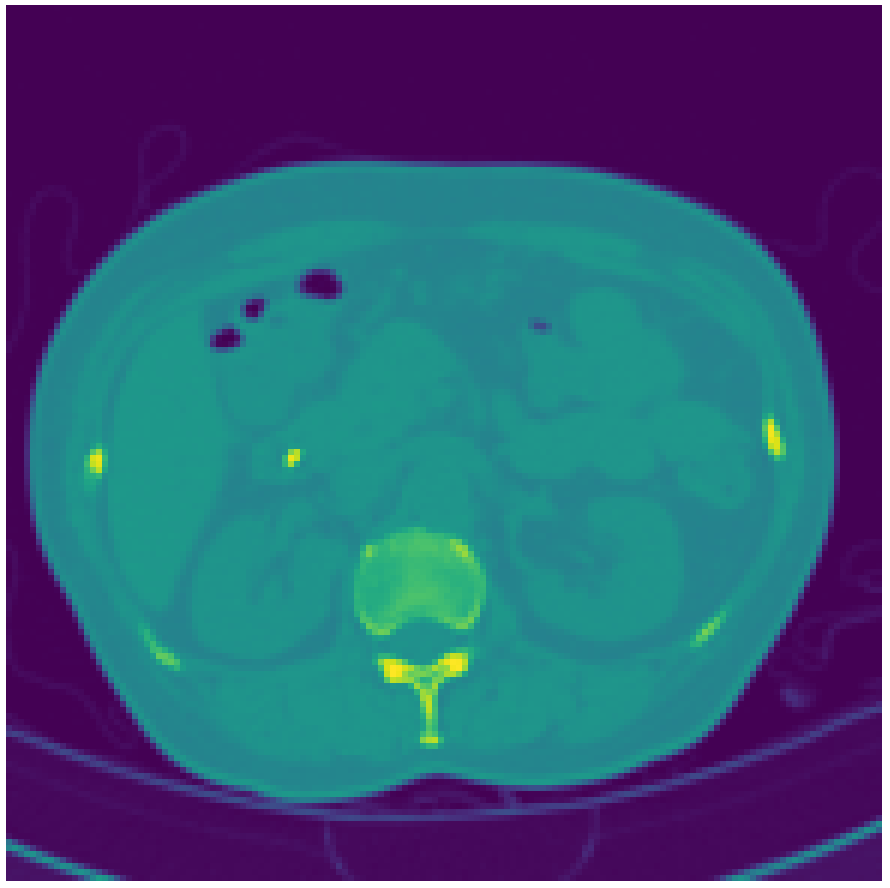
#> input picture cyclegan-ct-abdomen/img_samples/orig.png, 890 x 888 px
$ python img_subtractor.py
#> lines starting #> are read from the running program, lines starting #| are printed output that depends on the picture
import cv2
import os

# read images
original = cv2.imread('orig.png')
#> original is the input picture: shape (888, 890, 3); mean B, G, R 120.9, 87.3, 56
translated = cv2.imread('trans.png')
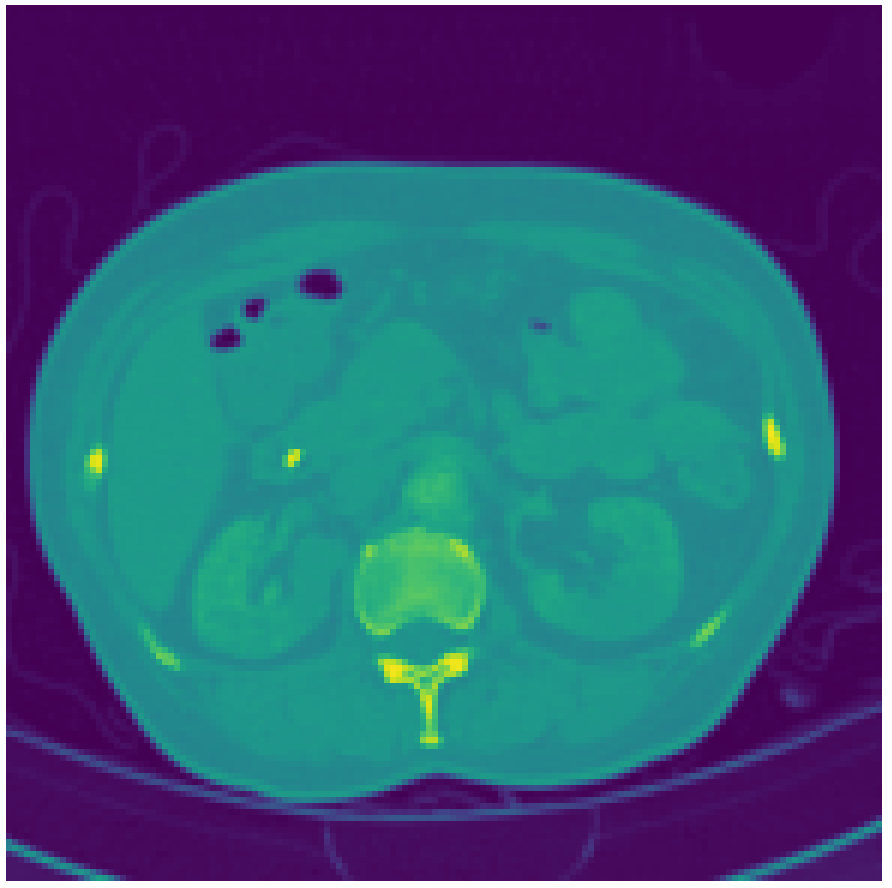
#> input picture cyclegan-ct-abdomen/img_samples/trans.png, 892 x 888 px
#> translated is the input picture: shape (888, 892, 3); mean B, G, R 121.4, 90.7, 56.3
reconstructed = cv2.imread('recon.png')
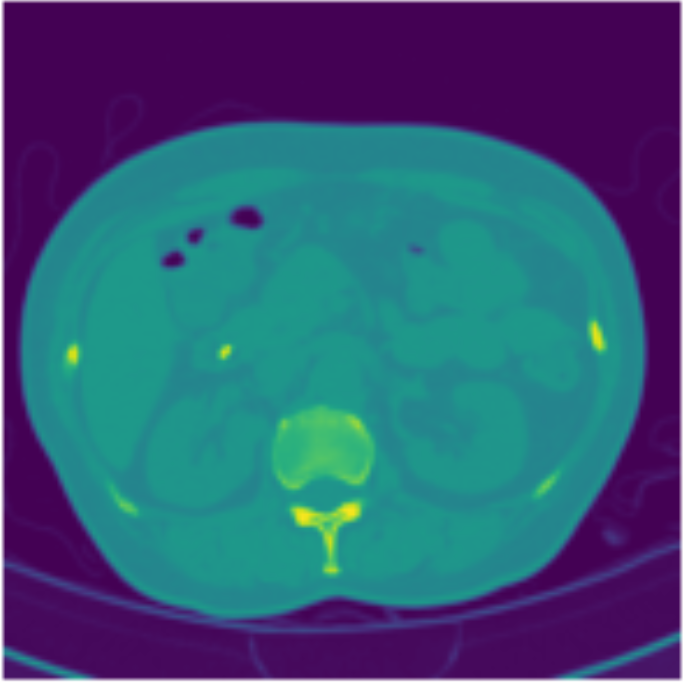
#> input picture cyclegan-ct-abdomen/img_samples/recon.png, 686 x 684 px
#> reconstructed is the input picture: shape (684, 686, 3); mean B, G, R 119.7, 87, 54.2

# resize images
dim = (512, 512)
og_r = cv2.resize(original, dim)
trans_r = cv2.resize(translated, dim)
recon_r = cv2.resize(reconstructed, dim)

# subtract images
trans_og_diff = cv2.subtract(trans_r, og_r)
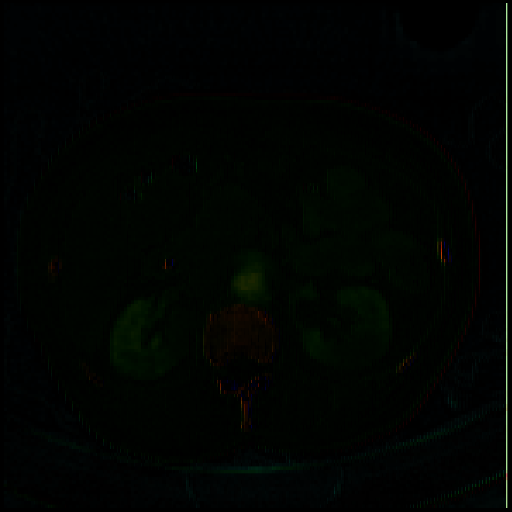
#> trans_og_diff: shape (512, 512, 3); mean B, G, R 1.3, 3.8, 0.9
trans_recon_diff = cv2.subtract(trans_r, recon_r)
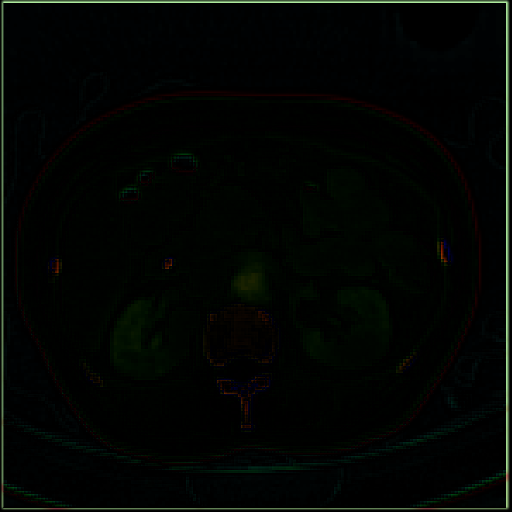
#> trans_recon_diff: shape (512, 512, 3); mean B, G, R 2.8, 5.3, 2.7
og_recon_diff = cv2.subtract(og_r, recon_r)

# save images
directory = '/cvib2/apps/personal/swelland/sandbox/gan/cyclegan-ct-abdomen/img_samples'
path_1 = os.path.join(directory, 'trans_og_diff.png')
path_2 = os.path.join(directory, 'trans_recon_diff.png')
path_3 = os.path.join(directory, 'og_recon_diff.png')

if not os.path.isfile(path_1) or os.path.isfile(path_2) or os.path.isfile(path_3):
    cv2.imwrite(path_1, trans_og_diff)
    cv2.imwrite(path_2, trans_recon_diff)
    cv2.imwrite(path_3, og_recon_diff)

# show grayscale image # not working
# gray = cv2.cvtColor(og_r, cv2.COLOR_BGR2GRAY)
# cv2.imshow('og_trans_diff', gray)
